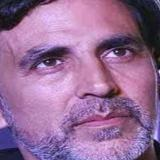
#> input picture OpenCV/Face Recognizer/ImgRecog Dataset/Faces/Akshay Kumar/Akshay Kumar_10.jpg, 160 x 160 px, found by its file name; its folder holds only this picture in this run
$ python face_recognizer_train.py
#> lines starting #> are read from the running program, lines starting #| are printed output that depends on the picture
import numpy as np
import cv2 as cv
import os

DIR = r"C:\Users\Acer\3D Objects\Projects\python-workshop\OpenCV\Face Recognizer\ImgRecog Dataset\Faces"

CLASSES = []
for files in os.listdir(DIR):
    CLASSES.append(files)
#> pass 2 of the loop `for files in os.listdir(DIR):`:
#> pass 3 of the loop `for files in os.listdir(DIR):`:
#> the loop made 4 passes; the first 3 are shown

LABELS = []
FEATURES = []

label_map = dict(zip([i for i in range(len(CLASSES))], CLASSES))
haar_cascade = cv.CascadeClassifier(cv.data.haarcascades + 'haarcascade_frontalface_default.xml')

def train_recog():
    for person in CLASSES:
        label = CLASSES.index(person)
        filepath = os.path.join(DIR, person)

        for files in os.listdir(filepath):
            imgpath = os.path.join(filepath, files)
            img_arr = cv.imread(imgpath)
#> img_arr is the input picture: shape (160, 160, 3); mean B, G, R 150.5, 108.4, 149.4
            gray = cv.cvtColor(img_arr, cv.COLOR_RGB2GRAY)
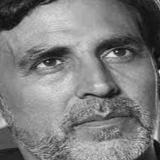
#> gray: shape (160, 160); min 8, max 231, mean 125.7
            face_rect = haar_cascade.detectMultiScale(gray, scaleFactor=1.1, minNeighbors=4)
#> face_rect = [[22, 5, 130, 130]]

            for (x, y, w, h) in face_rect:
                face_roi = gray[y:y+h, x:x+w]
                FEATURES.append(face_roi)
                LABELS.append(label)
#> this loop made 1 pass
#> pass 1, in train_recog, `face_roi = gray[y:y+h, x:x+w]`:
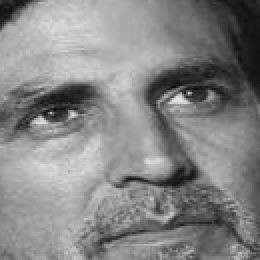
#> face_roi: shape (130, 130) (shown 2 times larger); min 8, max 231, mean 133.3
#> after the loop, FEATURES = 1 item; LABELS = [0]
#> pass 2 of the loop in train_recog, `for person in CLASSES:`:
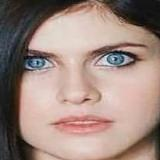
#> input picture OpenCV/Face Recognizer/ImgRecog Dataset/Faces/Alexandra Daddario/Alexandra Daddario_49.jpg, 160 x 160 px, found by its file name
#> in train_recog, img_arr is the input picture: shape (160, 160, 3); mean B, G, R 126.6, 135.2, 157.5
#> in train_recog, `gray = cv.cvtColor(img_arr, cv.COLOR_RGB2GRAY)`:
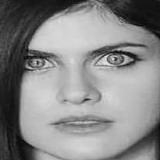
#> gray: shape (160, 160); min 4, max 235, mean 135.2
#> face_rect = [[13, 15, 125, 125]]
#> the loop in train_recog, `for (x, y, w, h) in face_rect:` made 1 pass
#> pass 1, in train_recog, `face_roi = gray[y:y+h, x:x+w]`:
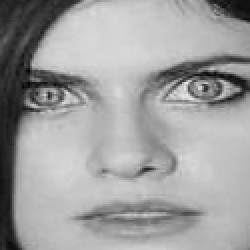
#> face_roi: shape (125, 125) (shown 2 times larger); min 4, max 235, mean 159.4
#> after the loop in train_recog, `for (x, y, w, h) in face_rect:`: FEATURES = 2 items; LABELS = [0, 1]
#> pass 3 of the loop in train_recog, `for person in CLASSES:`:
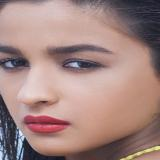
#> input picture OpenCV/Face Recognizer/ImgRecog Dataset/Faces/Alia Bhatt/Alia Bhatt_18.jpg, 160 x 160 px, found by its file name
#> in train_recog, img_arr is the input picture: shape (160, 160, 3); mean B, G, R 129, 133.8, 163.7
#> in train_recog, `gray = cv.cvtColor(img_arr, cv.COLOR_RGB2GRAY)`:
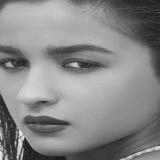
#> gray: shape (160, 160); min 19, max 245, mean 135.8
#> face_rect = ()
#> the loop made 4 passes; the first 3 are shown

if __name__=="__main__":
    print("-----------Training started")
    train_recog()
    # print("Number of labels: ", len(LABELS))
    # print("Number of features: ", len(FEATURES))
    print("Training done---------")

    FEATURES = np.array(FEATURES, dtype='object')
    LABELS = np.array(LABELS)

    face_recognizer = cv.face.LBPHFaceRecognizer_create()
    face_recognizer.train(FEATURES, LABELS)

    np.save('features.npy', FEATURES)
    np.save('labels.npy', LABELS)
    face_recognizer.save('face_trained.yml')
